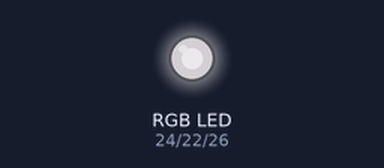
The sketch below on a simulated Arduino Mega 2560, built with avr-gcc and run on an emulated ATmega2560. On the bench: an RGB LED mixed from three pins (HIGH = lit). Dim RGB values are drawn brighter than linear.

Above: at 0.1 s.
Timing chart, 0 to 1.6 s (numbered marks = the images above):
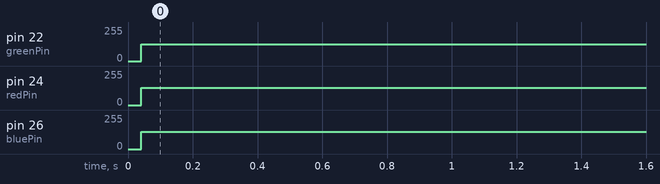

The sketch:

sketch_may09a.ino
```cpp
int redPin= 24;
int greenPin = 22;
int bluePin = 26;
void setup() {
  pinMode(redPin, OUTPUT);
  pinMode(greenPin, OUTPUT);
  pinMode(bluePin, OUTPUT);
}
void loop() {
  setColor(255, 0, 0);
  delay(.1);
  setColor(255, 255, 0);
  delay(.1);
  setColor(0, 255, 0);
  delay(.1);
  setColor(0, 255, 255);
  delay(.1);
  setColor(0, 0, 255);
  delay(.1);
  setColor(255, 0, 255);
  delay(.1);
}
void setColor(int redValue, int greenValue, int blueValue) {
  analogWrite(redPin, redValue);
  analogWrite(greenPin, greenValue);
  analogWrite(bluePin, blueValue);
}
```

Measured:
- by itself, pin 22 (greenPin): 0/255 → 126/255 at 0.04 s
- by itself, pin 24 (redPin): 0/255 → 128/255 at 0.04 s
- by itself, pin 26 (bluePin): 0/255 → 129/255 at 0.04 s
